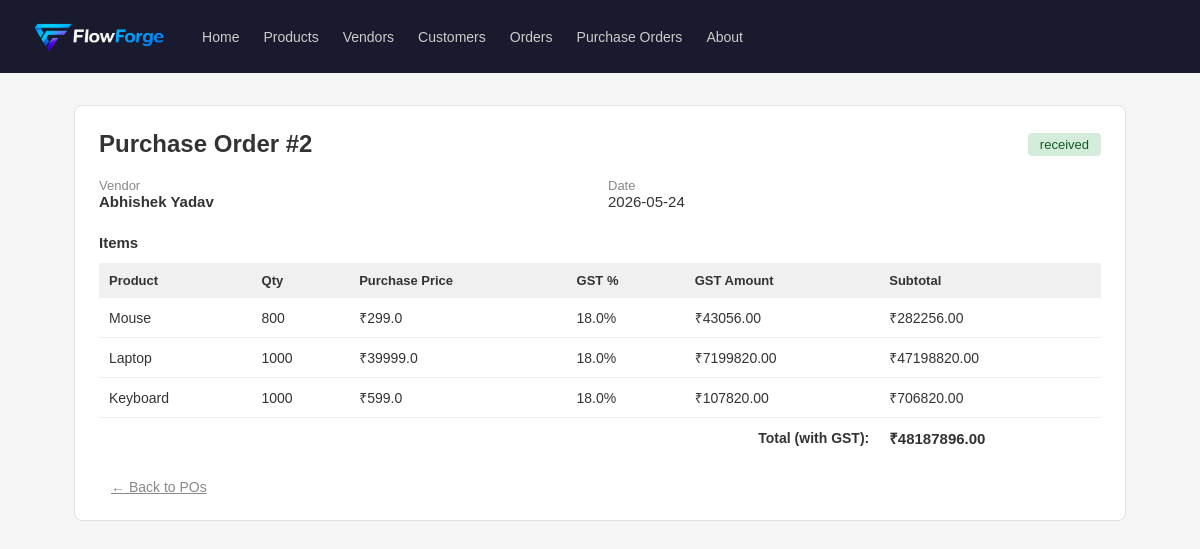
Screenshot of /purchase-orders/2 with the database file from the repository.
### tables this page shows
CREATE TABLE purchase_orders (
            id INTEGER PRIMARY KEY AUTOINCREMENT,
            vendor_id INTEGER NOT NULL,
            status TEXT DEFAULT 'pending',
            total_amount REAL DEFAULT 0,
            created_at TIMESTAMP DEFAULT CURRENT_TIMESTAMP,
            FOREIGN KEY (vendor_id) REFERENCES vendors(id)
        );

CREATE TABLE vendors (
            id INTEGER PRIMARY KEY AUTOINCREMENT,
            name TEXT NOT NULL,
            email TEXT,
            phone TEXT,
            address TEXT
        );

CREATE TABLE purchase_order_items (
            id INTEGER PRIMARY KEY AUTOINCREMENT,
            po_id INTEGER NOT NULL,
            product_id INTEGER NOT NULL,
            quantity INTEGER NOT NULL,
            unit_price REAL NOT NULL,
            gst_percent REAL DEFAULT 0,
            FOREIGN KEY (po_id) REFERENCES purchase_orders(id),
            FOREIGN KEY (product_id) REFERENCES products(id)
        );

CREATE TABLE products (
            id INTEGER PRIMARY KEY AUTOINCREMENT,
            name TEXT NOT NULL,
            sku TEXT UNIQUE NOT NULL,
            purchase_price REAL NOT NULL DEFAULT 0,
            unit_price REAL NOT NULL,
            gst_percent REAL DEFAULT 0,
            stock_qty INTEGER DEFAULT 0,
            description TEXT
        );

### App.py (the view)
@app.route('/purchase-orders/<int:id>')
def po_detail(id):
    db = get_db()
    po = db.execute('''
        SELECT purchase_orders.*, vendors.name as vendor_name
        FROM purchase_orders
        JOIN vendors ON purchase_orders.vendor_id = vendors.id
        WHERE purchase_orders.id = ?
    ''', (id,)).fetchone()
    if not po:
        flash("Purchase Order nahi mila!", "danger")
        return redirect(url_for('po_list'))
    items = db.execute('''
        SELECT purchase_order_items.*, products.name as product_name
        FROM purchase_order_items
        JOIN products ON purchase_order_items.product_id = products.id
        WHERE purchase_order_items.po_id = ?
    ''', (id,)).fetchall()
    db.close()
    return render_template('purchase_orders/detail.html', po=po, items=items)

### database.py (called while the page is built)
def get_db():
    conn = sqlite3.connect(DATABASE)
    conn.row_factory = sqlite3.Row
    return conn

### templates/purchase_orders/detail.html (shortened to what this page needs)
{% extends "base.html" %}
{% block content %}
<div class="card">
    <div style="display: flex; justify-content: space-between; align-items: center;">
        <h2>Purchase Order #{{ po['id'] }}</h2>
        <span style="
            background: {% if po['status'] == 'received' %}#d4edda{% elif po['status'] == 'pending' %}#fff3cd{% else %}#f8d7da{% endif %};
            color: {% if po['status'] == 'received' %}#155724{% elif po['status'] == 'pending' %}#856404{% else %}#721c24{% endif %};
            padding: 4px 12px; border-radius: 4px; font-size: 13px;">
            {{ po['status'] }}
        </span>
    </div>
    <div style="margin-top: 20px; display: grid; grid-template-columns: 1fr 1fr; gap: 16px;">
        <div>
            <p style="font-size: 13px; color: #888;">Vendor</p>
            <p style="font-size: 15px; font-weight: 600;">{{ po['vendor_name'] }}</p>
        </div>
        <div>
            <p style="font-size: 13px; color: #888;">Date</p>
            <p style="font-size: 15px;">{{ po['created_at'][:10] }}</p>
        </div>
    </div>
    <h3 style="margin-top: 24px; margin-bottom: 12px; font-size: 15px;">Items</h3>
    <table style="width: 100%; border-collapse: collapse;">
        <thead>
            <tr style="background: #f0f0f0;">
                <th style="padding: 10px; text-align: left; font-size: 13px;">Product</th>
                <th style="padding: 10px; text-align: left; font-size: 13px;">Qty</th>
                <th style="padding: 10px; text-align: left; font-size: 13px;">Purchase Price</th>
                <th style="padding: 10px; text-align: left; font-size: 13px;">GST %</th>
                <th style="padding: 10px; text-align: left; font-size: 13px;">GST Amount</th>
                <th style="padding: 10px; text-align: left; font-size: 13px;">Subtotal</th>
            </tr>
        </thead>
        <tbody>
            {% for item in items %}
            <tr style="border-bottom: 1px solid #eee;">
                <td style="padding: 10px; font-size: 14px;">{{ item['product_name'] }}</td>
                <td style="padding: 10px; font-size: 14px;">{{ item['quantity'] }}</td>
                <td style="padding: 10px; font-size: 14px;">₹{{ item['unit_price'] }}</td>
                <td style="padding: 10px; font-size: 14px;">{{ item['gst_percent'] }}%</td>
                <td style="padding: 10px; font-size: 14px;">
                    ₹{{ "%.2f"|format(item['unit_price'] * item['quantity'] * item['gst_percent'] / 100) }}
                </td>
                <td style="padding: 10px; font-size: 14px;">
                    ₹{{ "%.2f"|format(item['unit_price'] * item['quantity'] * (1 + item['gst_percent']/100)) }}
                </td>
            </tr>
            {% endfor %}
        </tbody>
        <tfoot>
            <tr>
                <td colspan="5" style="padding: 10px; text-align: right;
                    font-weight: 600; font-size: 14px;">Total (with GST):</td>
                <td style="padding: 10px; font-weight: 600; font-size: 15px;">
                    ₹{{ "%.2f"|format(po['total_amount']) }}
                </td>
            </tr>
        </tfoot>
    </table>
    <div style="margin-top: 20px;">
        <a href="/purchase-orders" style="margin-left: 12px; font-size: 14px; color: #888;">
            ← Back to POs
        </a>
    </div>
</div>
{% endblock %}

### templates/base.html (style rules this page uses)
* { margin: 0; padding: 0; box-sizing: border-box; }
body { font-family: sans-serif; background: #f5f5f5; color: #333; }
.card { background: white; border-radius: 8px; padding: 24px; border: 1px solid #e0e0e0; }

### rows the page displays
purchase_orders: id "2", status "received", created_at "2026-05-24", total_amount "48187896.00"
vendors: vendor_name "Abhishek Yadav"
purchase_order_items: product_name "Mouse", quantity "800", unit_price "299.0", gst_percent "18.0", unit_price+quantity+gst_percent "43056.00", unit_price+quantity+gst_percent "282256.00"
purchase_order_items: product_name "Laptop", quantity "1000", unit_price "39999.0", gst_percent "18.0", unit_price+quantity+gst_percent "7199820.00", unit_price+quantity+gst_percent "47198820.00"
purchase_order_items: product_name "Keyboard", quantity "1000", unit_price "599.0", gst_percent "18.0", unit_price+quantity+gst_percent "107820.00", unit_price+quantity+gst_percent "706820.00"
